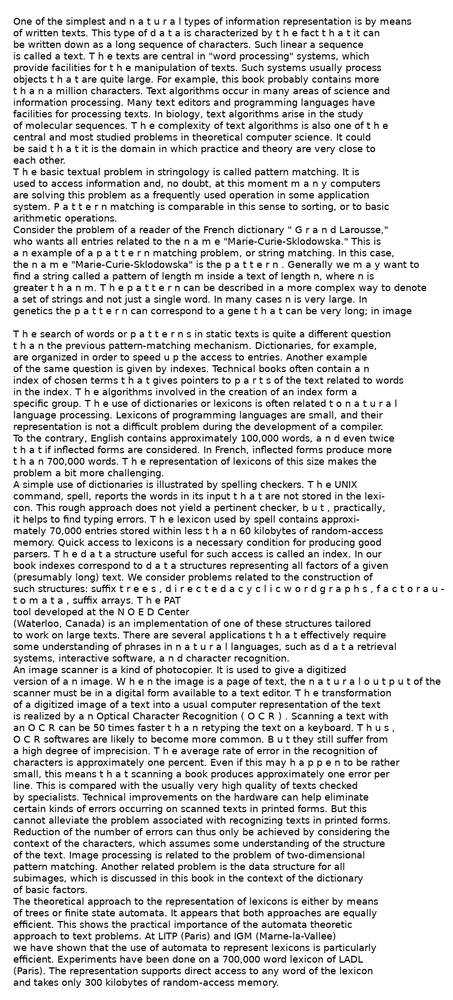
#> input picture Lab5/haystack.png, 453 x 1000 px, shrunk from 860 x 1900 before the run; the run also reads 1 picture not shown here
$ jupyter execute --allow-errors lab5.ipynb
#> lines starting #> are read from the running program, lines starting #| are printed output that depends on the picture
## Laboratorium 5.
#### Bartosz Hanc

1. Zaimplementuj algorytm wyszukiwania wzorca 2-wymiarowego.

[cell 1]
import numpy as np
from typing import Sequence, Hashable

[cell 2]
class Node:
    def __init__(self, symb) -> None:
        self.next: dict[Hashable, Node] = {}
        self.fail: Node = None
        self.symb: str = symb
        self.term: int = -1


class Trie:
    def __init__(self, patterns) -> None:
        self.root = Node(symb="")
        self.__build_trie(patterns=patterns)

    def __build_trie(self, patterns: Sequence[Sequence[Hashable]]):
        for i, pattern in enumerate(patterns):
            node = self.root
            for c in pattern:
                if c in node.next:
                    node = node.next[c]
                else:
                    child = Node(symb=str(c))
                    node.next[c] = child
                    node = child

            node.term = i

    def __repr__(self):
        def rec_print(node, level=0):
#> called with level = 0
            line = "" if level == 0 else "┕━━━━ "
            ret = "\t" * level + line + node.symb + "\n"

            for _, child in node.next.items():
                ret += rec_print(child, level + 1)

            return ret

        return rec_print(self.root)

    def build_automaton(self, alphabet: Sequence[Hashable]):
        from collections import deque

        queue = deque()
        root = self.root

        for c in alphabet:
            if c in root.next:
                node = root.next[c]
                node.fail = root
                queue.append(node)
            else:
                root.next[c] = root

        while len(queue) > 0:
            node: Node = queue.popleft()

            for c in alphabet:
                if c in node.next:
                    next: Node = node.next[c]
                    queue.append(next)
                    x = node.fail

                    while c not in x.next:
                        x = x.fail

                    next.fail = x.next[c]


def Aho_Corasick(trie: Trie, text):
    node: Node = trie.root
    ans = []

    for i, c in enumerate(text):
        while c not in node.next:
            node = node.fail

        node = node.next[c]
        if node.term > -1:
            ans.append((i, node.term))

    return ans

[cell 3]
print(Trie(["ab", "bc", "bca", "bcb", "caa", "cab", "ba", "bcba"]))

[cell 4]
text = "Lorem ipsum dolor sit amet, consectetur adipiscing elit, sed do eiusmod tempor incididunt ut labore et dolore magna aliqua. Ut enim ad minim veniam, quis nostrud exercitation ullamco laboris nisi ut aliquip ex ea commodo consequat. Duis aute irure dolor in reprehenderit in voluptate velit esse cillum dolore eu fugiat nulla pariatur. Excepteur sint occaecat cupidatat non proident, sunt in culpa qui officia deserunt mollit anim id est laborum."
alphabet = set(text)

patterns = ["dolor", "esse", "dolore", "in"]
trie = Trie(patterns)
trie.build_automaton(alphabet=alphabet)

for i, pat_idx in Aho_Corasick(trie=trie, text=text):
    print(i, patterns[pat_idx])

[cell 5]
def match_2d(pattern_2d: np.array, text: np.array):
    patterns = np.unique(pattern_2d.T, axis=0)
    trie = Trie(patterns)
    trie.build_automaton(alphabet=set(text.flatten()))

    N = np.array([[-1 for _ in range(len(text[0]))] for _ in range(len(text))])

    for col, s in enumerate(text.T):
        for row, pat_idx in Aho_Corasick(trie=trie, text=s):
            N[row][col] = pat_idx

    pattern_1d = np.array([], dtype=np.int64)
    for pattern in pattern_2d.T:
        for i, other in enumerate(patterns):
            if np.array_equal(pattern, other):
                pattern_1d = np.append(pattern_1d, i)
                break

    ans = []
    n = len(pattern_1d)
    for row, s in enumerate(N):
        for col in range(len(s)):
            if col + n < len(s) and np.array_equal(pattern_1d, s[col : col + n]):
                ans.append((row, col + n - 1))

    return ans


def show(ans, text_array, pat_shape, extr_space=False):
#> called with text_array = array of shape (6, 7), pat_shape = (3, 3), extr_space = True
    n, m = pat_shape
    MARK = "\033[91m"
    ENDC = "\033[0m"

    show = text_array.tolist()
    for row, col in ans:
        for i in range(row - n + 1, row + 1):
            for j in range(col - m + 1, col + 1):
                show[i][j] = MARK + show[i][j] + ENDC

    m = " " if extr_space else ""
    print("\n".join([m.join(s) for s in show]))

[cell 6]
pattern = np.array(list(map(lambda x: x.split(" "), ["a a a", "b b a", "a a b"])))
text = np.array(
    list(
        map(
            lambda x: x.split(" "),
            [
                "a b a b a b b",
                "a a a a b b b",
                "b b b a a a b",
                "a a a b b a a",
                "b b a a a b b",
                "a a b a a a a",
            ],
        )
    )
)

ans = match_2d(pattern_2d=pattern, text=text)
print(ans, "\n")
show(ans, text, pattern.shape, extr_space=True)

2. Znajdź w załączonym pliku "haystack.txt" wszystkie sytuacje, gdy taka sama litera występuje na
   tej samej pozycji w dwóch kolejnych linijkach. Zwróć uwagę, na nierówną długość linii w pliku.

[cell 7]
import string

#> (the rest of this cell did not finish here and is left out)

3. Znajdź wszystkie wystąpienia "th" oraz "t h" w dwóch kolejnych liniach na tej samej pozycji.

[cell 8]
ans = []
pattern = np.array([["t", " ", "h"], ["t", " ", "h"]])
ans += match_2d(pattern, text)

pattern = np.array([["t", " ", "h"], ["t", " ", "h"]])
ans += match_2d(pattern, text)

show(ans, text, pattern.shape)

4. Wybierz przynajmniej 4 litery (małe). Znajdź wszystkie wystąpienia tej litery w załączonym pliku
   "haystack.png"

[cell 9]
from PIL import Image

text = np.array(Image.open("haystack.png").convert("L"))
#> (the rest of this cell did not finish here and is left out)

5. Znajdź wszystkie wystąpienia słowa "p a t t e r n" w haystack.png.

[cell 10]
text = np.array(Image.open("haystack.png").convert("L"))
pat = np.array(Image.open("pattern.png").convert("L"))
print("L. wystąpień 'p a t t e r n' :", len(match_2d(pat, text)))
#> in match_2d (call 4), `N = np.array([[-1 for _ in range(len(text[0]))] for _ in range(len(tex..`: N: shape (1000, 453) int64; every value is -1
#> after the loop in match_2d (call 4), `for col, s in enumerate(text.T):`:
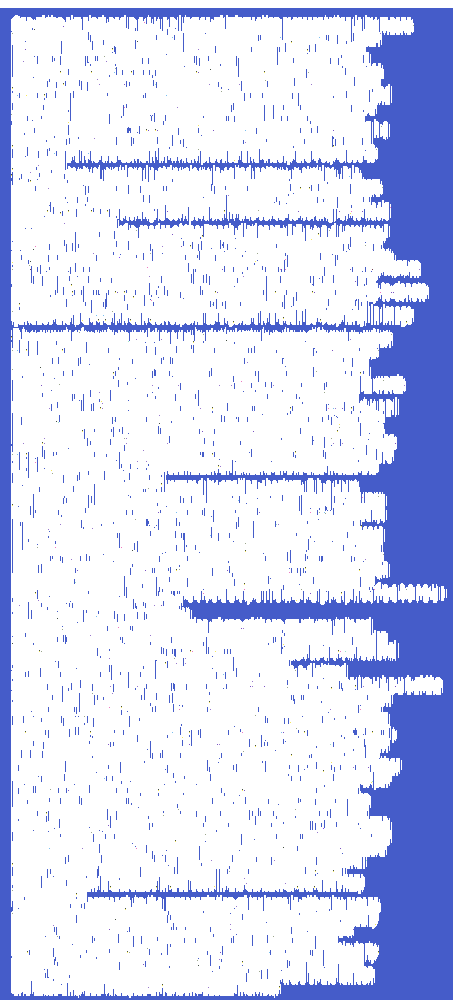
#> N: shape (1000, 453) int64; 12 distinct labels, from -1 to 50; one colour per label, 0 black, -1 white
#> the loop in match_2d (call 4), `for pattern in pattern_2d.T:` made 52 passes
#> pattern on passes 1 to 12: [255, 190, 69, 75, 76, 74, 89, 80, 80], [255, 213, 35, 134, 185, 57, 104, 196, 184], [255, 149, 73, 255, 255, 196, 41, 255, 254], [255, 174, 22, 197, 239, 96, 59, 255, 252], [254, 255, 133, 52, 64, 69, 219, 255, 253], [255, 255, 255, 243, 234, 254, 255, 255, 255], [255, 255, 252, 254, 255, 252, 253, 255, 255], [255, 254, 253, 253, 253, 255, 253, 255, 255], [255, 255, 255, 255, 249, 235, 255, 255, 255], [255, 235, 119, 228, 93, 22, 148, 255, 253], [255, 154, 74, 188, 50, 178, 26, 255, 255], [255, 139, 78, 181, 57, 198, 79, 255, 253]
#| L. wystąpień 'p a t t e r n' : 0

6. Porównaj czas budowania automatu i czas wyszukiwania dla różnych rozmiarów wzorca

[cell 11]
import time
from tabulate import tabulate

table = []

#> (the rest of this cell did not finish here and is left out)

7. Podziel plik na 2, 4 i 8 fragmentów (w poziomie) i porównaj czas przeszukiwania

[cell 12]
text_2 = text.T[:len(text) // 2].T
text_4 = text.T[:len(text) // 4].T
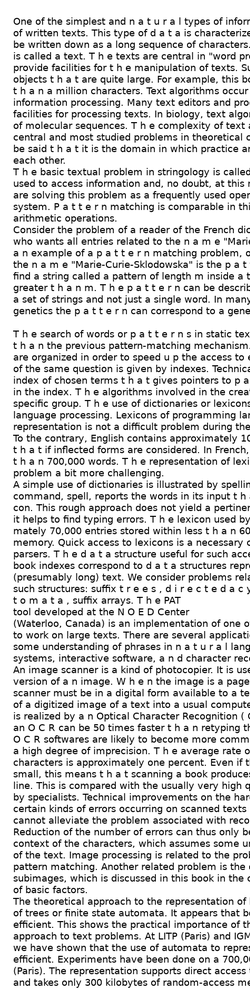
#> text_4: shape (1000, 250); min 0, max 255, mean 214.1
text_8 = text.T[:len(text) // 8].T
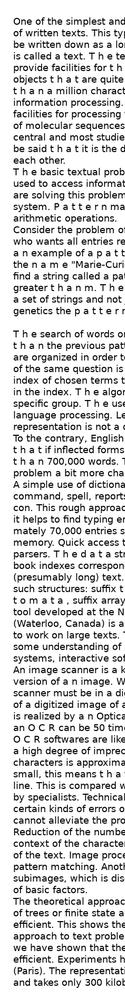
#> text_8: shape (1000, 125); min 0, max 255, mean 215

#> (the rest of this cell did not finish here and is left out)

[cell 13]
pattern = text[:20, :20]
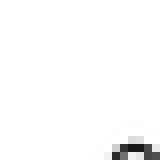
#> pattern: shape (20, 20) (shown 8 times larger); min 24, max 255, mean 250.6
table = []

start = time.perf_counter()
match_2d(pattern, text_2)
#> after the loop in match_2d (call 5), `for col, s in enumerate(text.T):`:
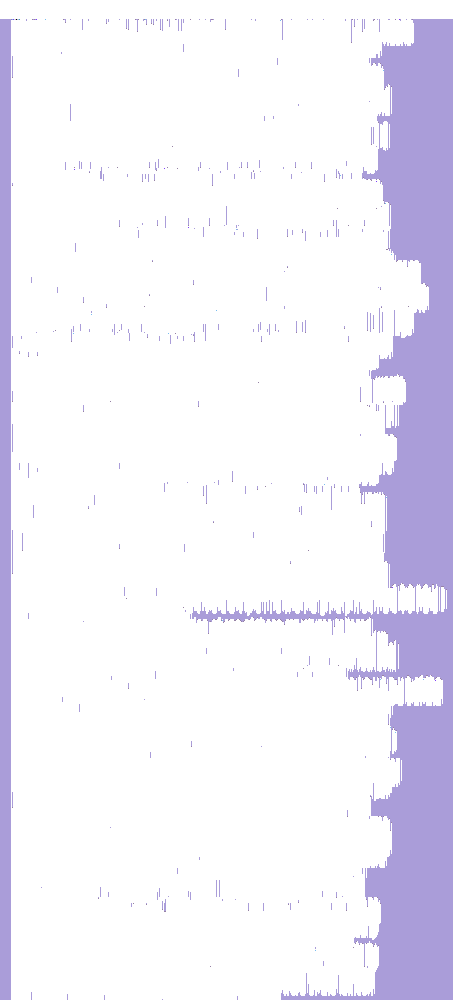
#> N: shape (1000, 453) int64; 11 distinct labels, from -1 to 9; one colour per label, 0 black, -1 white
#> the loop in match_2d (call 5), `for pattern in pattern_2d.T:` made 20 passes
end = time.perf_counter()
search_time = end - start

table.append(("2", search_time))

start = time.perf_counter()
match_2d(pattern, text_4)
#> in match_2d (call 6), `N = np.array([[-1 for _ in range(len(text[0]))] for _ in range(len(tex..`: N: shape (1000, 250) int64; every value is -1
#> after the loop in match_2d (call 6), `for col, s in enumerate(text.T):`:
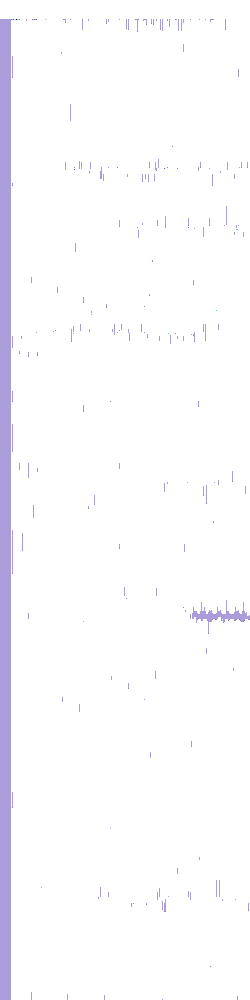
#> N: shape (1000, 250) int64; 11 distinct labels, from -1 to 9; one colour per label, 0 black, -1 white
#> the loop in match_2d (call 6), `for pattern in pattern_2d.T:` made 20 passes
end = time.perf_counter()
search_time = end - start

table.append(("4", search_time))

start = time.perf_counter()
match_2d(pattern, text_8)
#> in match_2d (call 7), `N = np.array([[-1 for _ in range(len(text[0]))] for _ in range(len(tex..`: N: shape (1000, 125) int64; every value is -1
#> the loop in match_2d (call 7), `for col, s in enumerate(text.T):` made 125 passes
#> after the loop in match_2d (call 7), `for col, s in enumerate(text.T):`:
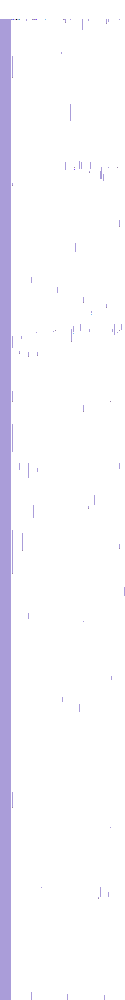
#> N: shape (1000, 125) int64; 11 distinct labels, from -1 to 9; one colour per label, 0 black, -1 white
#> the loop in match_2d (call 7), `for pattern in pattern_2d.T:` made 20 passes
end = time.perf_counter()
search_time = end - start

table.append(("8", search_time))

print(tabulate(table, headers=["No. parts", "Search time [s]"]))
